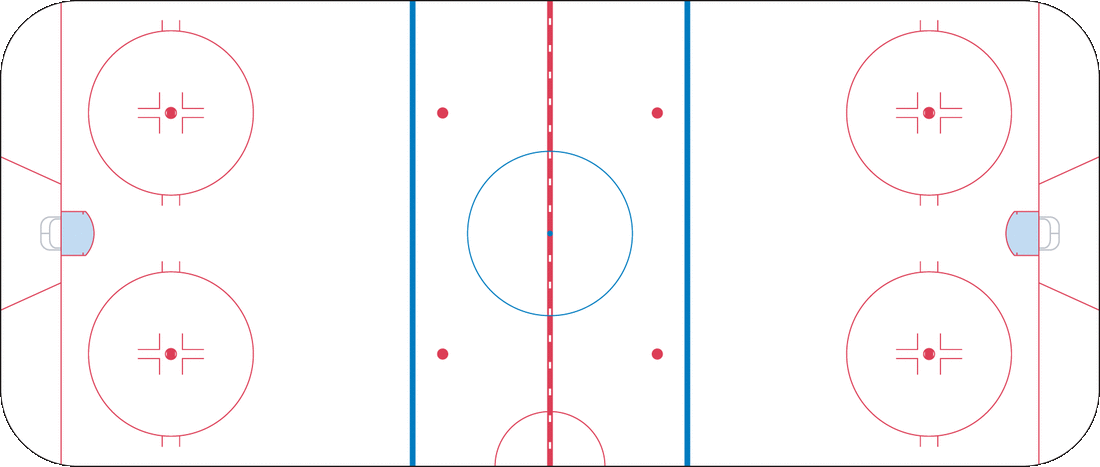
#> input picture docs/nhl_rink.png, 1100 x 467 px, found by its file name
$ jupyter execute --allow-errors Advance_Visualization_Updated.ipynb
#> lines starting #> are read from the running program, lines starting #| are printed output that depends on the picture
[cell 1]
import pandas as pd
import matplotlib.pyplot as plt
import matplotlib.colors as plc
import seaborn as sns
import numpy as np
from scipy import stats
from scipy.ndimage import gaussian_filter
from scipy.interpolate import griddata
import os
import ipywidgets as widgets
import matplotlib.pyplot as plt
import numpy as np

[cell 2]
from PIL import Image
img = Image.open('nhl_rink.png')
#> img is the input picture: PIL image 1100x467 P; mean R, G, B, A 246.8, 245.7, 247, 252.4
nimg = img.crop((0, 0, (img.size[0]/2), img.size[1]))
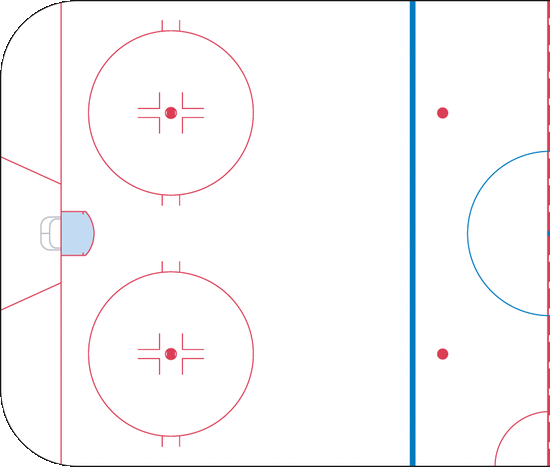
#> nimg: PIL image 550x467 P; mean R, G, B, A 246.8, 245.7, 247, 252.4; transparent parts drawn white
nimg= nimg.rotate(-90, expand=True)
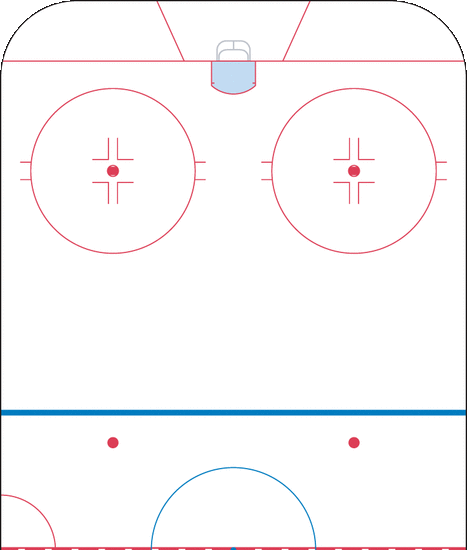
#> nimg: PIL image 467x550 P; mean R, G, B, A 246.8, 245.7, 247, 252.4; transparent parts drawn white
# nimg.show()
nimg
